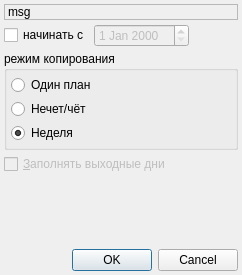
<?xml version="1.0" encoding="UTF-8"?>
<ui version="4.0">
 <class>DublicateDialog</class>
 <widget class="QDialog" name="DublicateDialog">
  <property name="geometry">
   <rect>
    <x>0</x>
    <y>0</y>
    <width>242</width>
    <height>275</height>
   </rect>
  </property>
  <property name="windowTitle">
   <string>Дублирование графика</string>
  </property>
  <layout class="QGridLayout" name="gridLayout">
   <property name="margin">
    <number>4</number>
   </property>
   <property name="spacing">
    <number>4</number>
   </property>
   <item row="1" column="0">
    <widget class="QCheckBox" name="chkStart">
     <property name="text">
      <string>начинать с</string>
     </property>
    </widget>
   </item>
   <item row="1" column="1">
    <widget class="CDateEdit" name="edtStart">
     <property name="enabled">
      <bool>false</bool>
     </property>
     <property name="sizePolicy">
      <sizepolicy hsizetype="Maximum" vsizetype="Fixed">
       <horstretch>0</horstretch>
       <verstretch>0</verstretch>
      </sizepolicy>
     </property>
    </widget>
   </item>
   <item row="1" column="2">
    <spacer name="horizontalSpacer">
     <property name="orientation">
      <enum>Qt::Horizontal</enum>
     </property>
     <property name="sizeHint" stdset="0">
      <size>
       <width>134</width>
       <height>20</height>
      </size>
     </property>
    </spacer>
   </item>
   <item row="2" column="0" colspan="3">
    <widget class="QGroupBox" name="groupBox">
     <property name="title">
      <string>режим копирования</string>
     </property>
     <layout class="QVBoxLayout" name="verticalLayout">
      <property name="spacing">
       <number>4</number>
      </property>
      <property name="margin">
       <number>4</number>
      </property>
      <item>
       <widget class="QRadioButton" name="rbSingle">
        <property name="text">
         <string>Один план</string>
        </property>
       </widget>
      </item>
      <item>
       <widget class="QRadioButton" name="rbDual">
        <property name="text">
         <string>Нечет/чёт</string>
        </property>
       </widget>
      </item>
      <item>
       <widget class="QRadioButton" name="rbWeek">
        <property name="text">
         <string>Неделя</string>
        </property>
        <property name="checked">
         <bool>true</bool>
        </property>
       </widget>
      </item>
     </layout>
    </widget>
   </item>
   <item row="5" column="0" colspan="3">
    <widget class="QDialogButtonBox" name="buttonBox">
     <property name="orientation">
      <enum>Qt::Horizontal</enum>
     </property>
     <property name="standardButtons">
      <set>QDialogButtonBox::Cancel|QDialogButtonBox::Ok</set>
     </property>
    </widget>
   </item>
   <item row="0" column="0" colspan="3">
    <widget class="QLabel" name="lblMessage">
     <property name="frameShape">
      <enum>QFrame::StyledPanel</enum>
     </property>
     <property name="frameShadow">
      <enum>QFrame::Sunken</enum>
     </property>
     <property name="text">
      <string>msg</string>
     </property>
     <property name="textFormat">
      <enum>Qt::PlainText</enum>
     </property>
     <property name="wordWrap">
      <bool>true</bool>
     </property>
    </widget>
   </item>
   <item row="4" column="0">
    <spacer name="verticalSpacer">
     <property name="orientation">
      <enum>Qt::Vertical</enum>
     </property>
     <property name="sizeHint" stdset="0">
      <size>
       <width>20</width>
       <height>40</height>
      </size>
     </property>
    </spacer>
   </item>
   <item row="3" column="0" colspan="3">
    <widget class="QCheckBox" name="chkFillRedDays">
     <property name="enabled">
      <bool>false</bool>
     </property>
     <property name="text">
      <string>&amp;Заполнять выходные дни</string>
     </property>
    </widget>
   </item>
  </layout>
 </widget>
 <customwidgets>
  <customwidget>
   <class>CDateEdit</class>
   <extends>QDateEdit</extends>
   <header>library/DateEdit.h</header>
  </customwidget>
 </customwidgets>
 <tabstops>
  <tabstop>chkStart</tabstop>
  <tabstop>edtStart</tabstop>
  <tabstop>rbSingle</tabstop>
  <tabstop>rbDual</tabstop>
  <tabstop>rbWeek</tabstop>
  <tabstop>chkFillRedDays</tabstop>
  <tabstop>buttonBox</tabstop>
 </tabstops>
 <resources/>
 <connections>
  <connection>
   <sender>buttonBox</sender>
   <signal>accepted()</signal>
   <receiver>DublicateDialog</receiver>
   <slot>accept()</slot>
   <hints>
    <hint type="sourcelabel">
     <x>229</x>
     <y>244</y>
    </hint>
    <hint type="destinationlabel">
     <x>157</x>
     <y>207</y>
    </hint>
   </hints>
  </connection>
  <connection>
   <sender>buttonBox</sender>
   <signal>rejected()</signal>
   <receiver>DublicateDialog</receiver>
   <slot>reject()</slot>
   <hints>
    <hint type="sourcelabel">
     <x>229</x>
     <y>244</y>
    </hint>
    <hint type="destinationlabel">
     <x>233</x>
     <y>207</y>
    </hint>
   </hints>
  </connection>
  <connection>
   <sender>chkStart</sender>
   <signal>toggled(bool)</signal>
   <receiver>edtStart</receiver>
   <slot>setEnabled(bool)</slot>
   <hints>
    <hint type="sourcelabel">
     <x>70</x>
     <y>45</y>
    </hint>
    <hint type="destinationlabel">
     <x>160</x>
     <y>45</y>
    </hint>
   </hints>
  </connection>
  <connection>
   <sender>rbWeek</sender>
   <signal>toggled(bool)</signal>
   <receiver>chkFillRedDays</receiver>
   <slot>setDisabled(bool)</slot>
   <hints>
    <hint type="sourcelabel">
     <x>46</x>
     <y>128</y>
    </hint>
    <hint type="destinationlabel">
     <x>64</x>
     <y>159</y>
    </hint>
   </hints>
  </connection>
  <connection>
   <sender>rbSingle</sender>
   <signal>toggled(bool)</signal>
   <receiver>chkFillRedDays</receiver>
   <slot>setEnabled(bool)</slot>
   <hints>
    <hint type="sourcelabel">
     <x>32</x>
     <y>89</y>
    </hint>
    <hint type="destinationlabel">
     <x>120</x>
     <y>159</y>
    </hint>
   </hints>
  </connection>
  <connection>
   <sender>rbDual</sender>
   <signal>toggled(bool)</signal>
   <receiver>chkFillRedDays</receiver>
   <slot>setEnabled(bool)</slot>
   <hints>
    <hint type="sourcelabel">
     <x>44</x>
     <y>103</y>
    </hint>
    <hint type="destinationlabel">
     <x>46</x>
     <y>150</y>
    </hint>
   </hints>
  </connection>
 </connections>
</ui>
